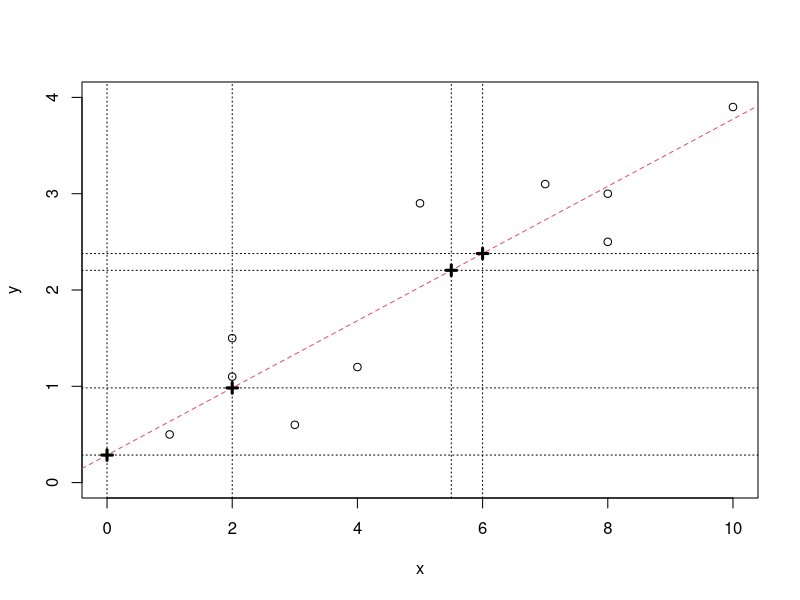
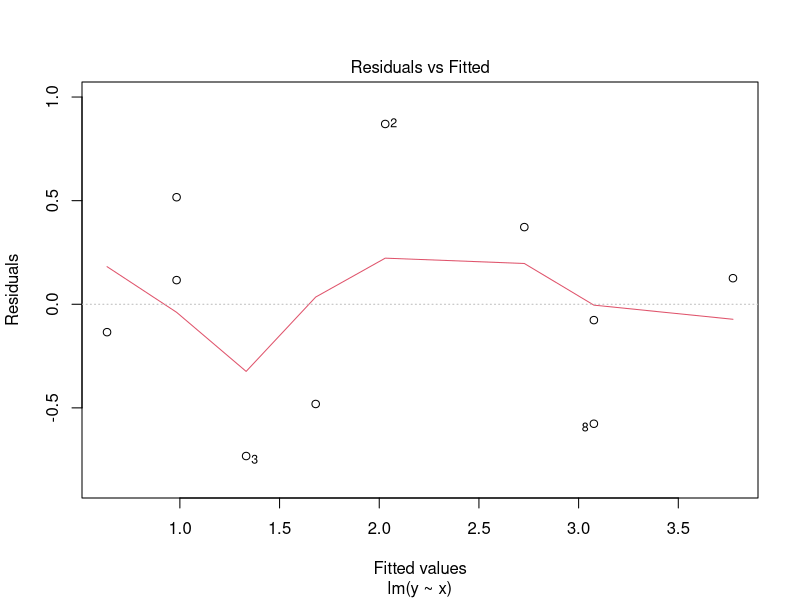
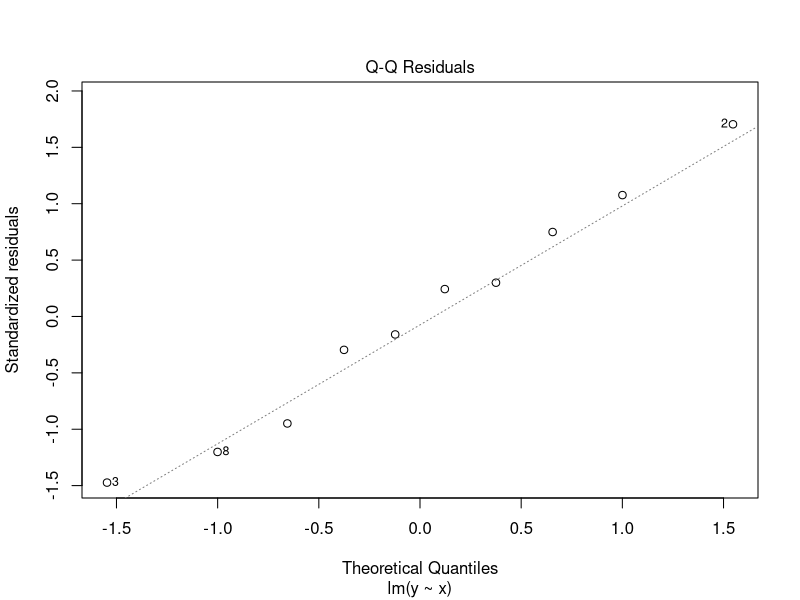
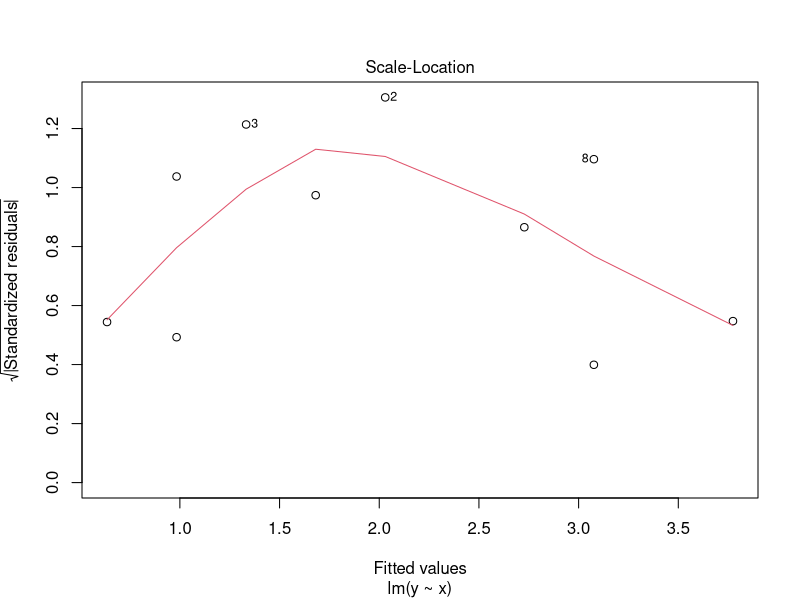
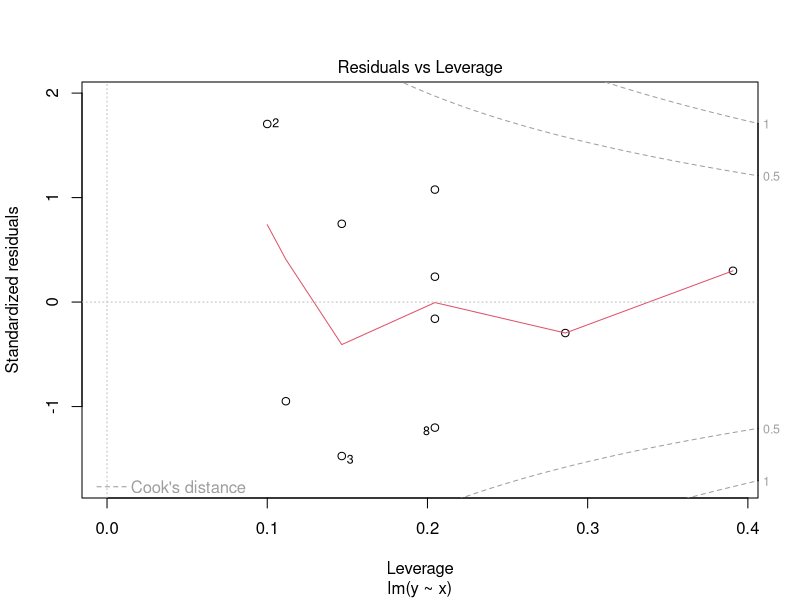
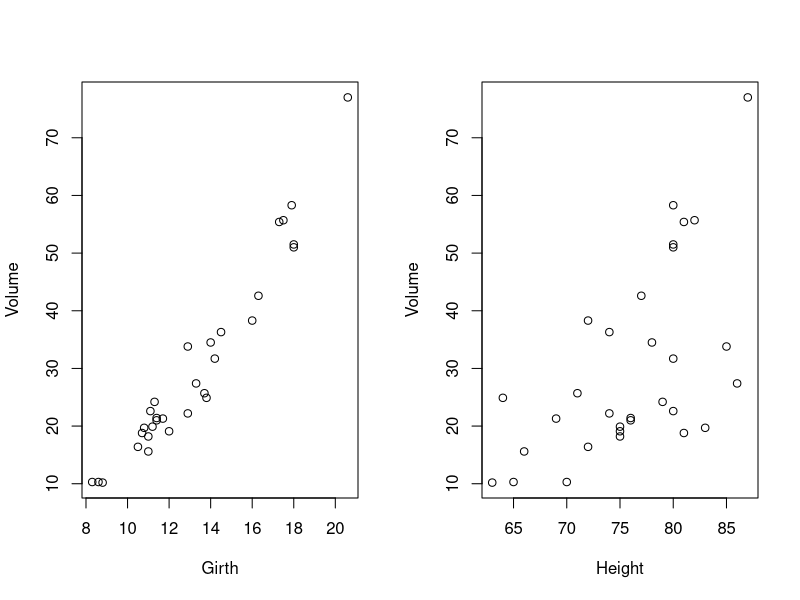
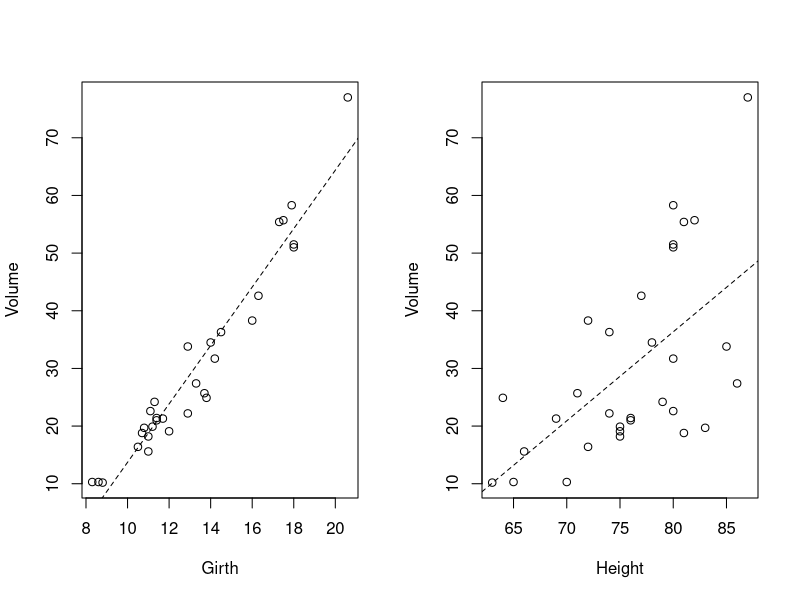
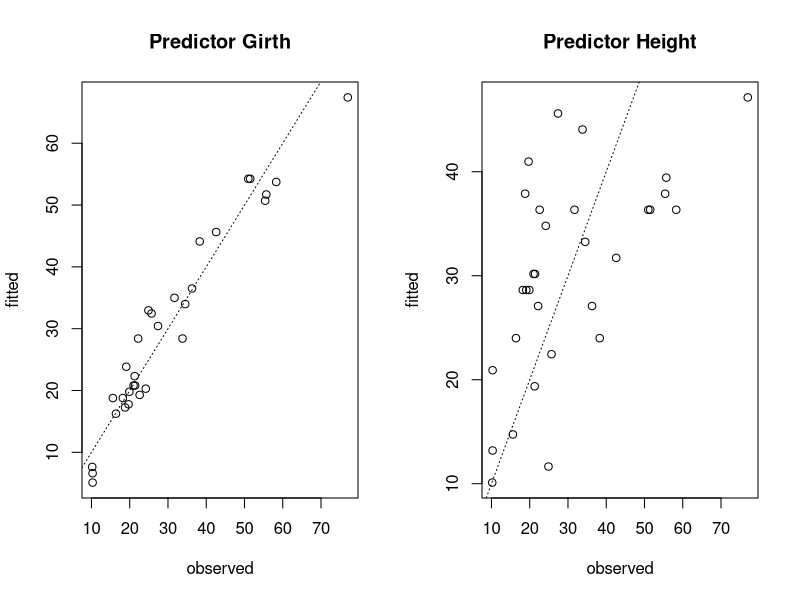

Recreate these plots in R, in order.
# ------------------------------------------------------------------------------
# -------- Data Analysis and Statistical Learning ------------------------------
# -------- Exercise Sheet 8                      -------------------------------
# -------- Dr. Annette Möller                    -------------------------------
# -------- TU Clausthal                          ------------------------------- 
# ------------------------------------------------------------------------------



# -------- Exercise 26 ---------------------------------------------------------

# Data 
x <- c(1, 5, 3, 8, 2, 2, 10, 8, 7, 4)
y <- c(0.5, 2.9, 0.6, 3.0, 1.5, 1.1, 3.9, 2.5, 3.1, 1.2)


# (a)

# Scatter plot
plot(x,y, xlim = c(0,10), ylim = c(0,4))

# Correlation
cor(x,y)


# (b)

# Linear Regression
lm26 <- lm(y ~ x)
lm26



# Regression line
abline(lm26$coef, lty = 2, col = 2)


# (c)

# more details on regression fit
summary(lm26)



# (d)

# manually, e.g. 
lm26$coef[1] + lm26$coef[2]*5.5

# or simpler/preferable
pred <- predict(lm26, newdata = data.frame(x=c(5.5, 6, 0, 2)))
pred

abline(v = c(5.5, 6, 0, 2), lty = 3)
abline(h = pred, lty = 3)
points(c(5.5, 6, 0, 2), pred, pch = 3, lwd = 3)


# (e)

# Specifically the first three plots are of interest/most relevant 
plot(lm26)



# -------- Exercise 27 ---------------------------------------------------------


help(trees)
trees


# (a)

# The relationship of Girth and Volume is apparently much stronger 
# than the association of Height and Volume.
par(mfrow=c(1,2))
plot(Volume ~ Girth, data=trees)
plot(Volume ~ Height, data=trees)
par(mfrow=c(1,1))

cor(trees)


# (b)

# The models
mG <- lm(Volume ~ Girth, data=trees)
mH <- lm(Volume ~ Height, data=trees)

# # coefficients, tests, R-squared, etc.
summary(mG)
summary(mH)


# Not reasonable to interpret intercept (Girth and/or Height =0 not appropriate)

# When girth is increased by one unit, i.e., one inch, Volume is expected to
# increase/increases on average by 5 units, i.e., 5 cubic ft.

# When Height is increased by one unit, i.e., one ft, Volume is expected to
# increase/increases on average by 1.5 units, i.e., 1.5 cubic ft.

# Coefficients of determination:
# 93.5% of the variation of Volume can be explained by Girth, but just 35.8%
# by Height.




# (c)

par(mfrow=c(1,2))
plot(Volume ~ Girth, data=trees)
abline(mG$coef, lty=2)
plot(Volume ~ Height, data=trees)
abline(mH$coef, lty=2)


# (d)

plot(trees$Volume, mG$fitted, xlab="observed", ylab="fitted",
main="Predictor Girth")
abline(c(0,1),lty=3)
plot(trees$Volume, mH$fitted, xlab="observed", ylab="fitted",
main="Predictor Height")
abline(c(0,1),lty=3)
par(mfrow=c(1,1))


# (e)

mGH <- lm(Volume ~ Girth + Height, data=trees)
summary(mGH)

# When Height is kept constant and Girth in increased by one unit, Volume
# is expected to increase/increases on average by 4.7 cubic ft.

# When Girth is kept constant and Height in increased by one unit, Volume
# is expected to increase/increases on average by 0.34 cubic ft.




# (f)

# Girth and Height combined explain more than 94% of the variation of Volume, 
# see value of R^2 in above output.
# Furthermore, the model is significantly better than the model from (c);
# see t-tests above, and F-tests below:
anova(mG, mGH)
anova(mH, mGH)

# We test the hypotheses
# H0: beta-height=0

# and in the second call
# H0: beta-girth=0 



# (g)

# The first three plots are particularly useful:
plot(mGH)


# (h)

mGHlog <- lm(log(Volume) ~ log(Girth) + log(Height), data=trees)

# The model fit is even better than in (e):
summary(mGHlog)

# Model assumptions are fulfilled:
plot(mGHlog)



# -------- Exercise 28 ---------------------------------------------------------


# Data set used for the output
library(MASS)

whiteside

# Linear model to produce full output
linmod <- lm(Gas ~ Temp + Insul, data=whiteside)
summary(linmod)



# (a)

# beta-hat-temp: Reading values manually from the output
(beta.temp <- 0.01776 * (-18.95))



# t-value insul: Manually
(t.insul <- (-1.56520) / 0.09705)




# (b)  + (c)

# See discussion in the lesson.  





